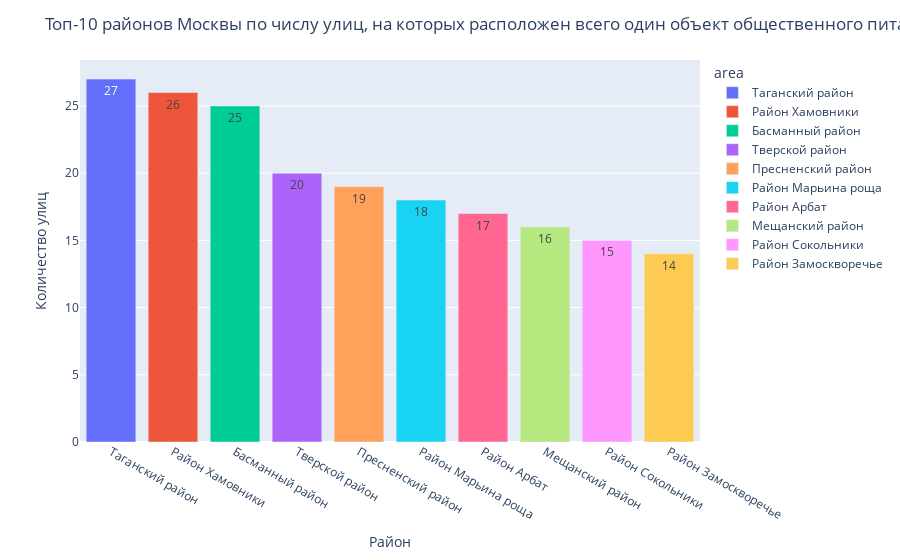

The code cell stored with this chart in its notebook:
### Markdown cell above
Для наглядности перенесем полученные данные на график.

### Code cell
# создание графика на основе таблицы one_object_name_with_district_top
fig = px.bar(one_object_name_with_district_top, x='area', y='street', text='street', color = 'area')
fig.update_layout(
    title='Топ-10 районов Москвы по числу улиц, на которых расположен всего один объект общественного питания',
    xaxis_title="Район",
    yaxis_title="Количество улиц")
fig.show()

### Figure 1 — Plotly figure (JSON) as saved in the notebook; plotly's stock layout.template omitted (floating-point values rounded to 4 significant figures)
{"data": [{"alignmentgroup": "True", "hovertemplate": "area=%{x}<br>street=%{text}<extra></extra>", "legendgroup": "Таганский район", "marker": {"color": "#636efa", "pattern": {"shape": ""}}, "name": "Таганский район", "offsetgroup": "Таганский район", "orientation": "v", "showlegend": true, "text": [27], "textposition": "auto", "type": "bar", "x": ["Таганский район"], "xaxis": "x", "y": [27], "yaxis": "y"}, {"alignmentgroup": "True", "hovertemplate": "area=%{x}<br>street=%{text}<extra></extra>", "legendgroup": "Район Хамовники", "marker": {"color": "#EF553B", "pattern": {"shape": ""}}, "name": "Район Хамовники", "offsetgroup": "Район Хамовники", "orientation": "v", "showlegend": true, "text": [26], "textposition": "auto", "type": "bar", "x": ["Район Хамовники"], "xaxis": "x", "y": [26], "yaxis": "y"}, {"alignmentgroup": "True", "hovertemplate": "area=%{x}<br>street=%{text}<extra></extra>", "legendgroup": "Басманный район", "marker": {"color": "#00cc96", "pattern": {"shape": ""}}, "name": "Басманный район", "offsetgroup": "Басманный район", "orientation": "v", "showlegend": true, "text": [25], "textposition": "auto", "type": "bar", "x": ["Басманный район"], "xaxis": "x", "y": [25], "yaxis": "y"}, {"alignmentgroup": "True", "hovertemplate": "area=%{x}<br>street=%{text}<extra></extra>", "legendgroup": "Тверской район", "marker": {"color": "#ab63fa", "pattern": {"shape": ""}}, "name": "Тверской район", "offsetgroup": "Тверской район", "orientation": "v", "showlegend": true, "text": [20], "textposition": "auto", "type": "bar", "x": ["Тверской район"], "xaxis": "x", "y": [20], "yaxis": "y"}, {"alignmentgroup": "True", "hovertemplate": "area=%{x}<br>street=%{text}<extra></extra>", "legendgroup": "Пресненский район", "marker": {"color": "#FFA15A", "pattern": {"shape": ""}}, "name": "Пресненский район", "offsetgroup": "Пресненский район", "orientation": "v", "showlegend": true, "text": [19], "textposition": "auto", "type": "bar", "x": ["Пресненский район"], "xaxis": "x", "y": [19], "yaxis": "y"}, {"alignmentgroup": "True", "hovertemplate": "area=%{x}<br>street=%{text}<extra></extra>", "legendgroup": "Район Марьина роща", "marker": {"color": "#19d3f3", "pattern": {"shape": ""}}, "name": "Район Марьина роща", "offsetgroup": "Район Марьина роща", "orientation": "v", "showlegend": true, "text": [18], "textposition": "auto", "type": "bar", "x": ["Район Марьина роща"], "xaxis": "x", "y": [18], "yaxis": "y"}, {"alignmentgroup": "True", "hovertemplate": "area=%{x}<br>street=%{text}<extra></extra>", "legendgroup": "Район Арбат", "marker": {"color": "#FF6692", "pattern": {"shape": ""}}, "name": "Район Арбат", "offsetgroup": "Район Арбат", "orientation": "v", "showlegend": true, "text": [17], "textposition": "auto", "type": "bar", "x": ["Район Арбат"], "xaxis": "x", "y": [17], "yaxis": "y"}, {"alignmentgroup": "True", "hovertemplate": "area=%{x}<br>street=%{text}<extra></extra>", "legendgroup": "Мещанский район", "marker": {"color": "#B6E880", "pattern": {"shape": ""}}, "name": "Мещанский район", "offsetgroup": "Мещанский район", "orientation": "v", "showlegend": true, "text": [16], "textposition": "auto", "type": "bar", "x": ["Мещанский район"], "xaxis": "x", "y": [16], "yaxis": "y"}, {"alignmentgroup": "True", "hovertemplate": "area=%{x}<br>street=%{text}<extra></extra>", "legendgroup": "Район Сокольники", "marker": {"color": "#FF97FF", "pattern": {"shape": ""}}, "name": "Район Сокольники", "offsetgroup": "Район Сокольники", "orientation": "v", "showlegend": true, "text": [15], "textposition": "auto", "type": "bar", "x": ["Район Сокольники"], "xaxis": "x", "y": [15], "yaxis": "y"}, {"alignmentgroup": "True", "hovertemplate": "area=%{x}<br>street=%{text}<extra></extra>", "legendgroup": "Район Замоскворечье", "marker": {"color": "#FECB52", "pattern": {"shape": ""}}, "name": "Район Замоскворечье", "offsetgroup": "Район Замоскворечье", "orientation": "v", "showlegend": true, "text": [14], "textposition": "auto", "type": "bar", "x": ["Район Замоскворечье"], "xaxis": "x", "y": [14], "yaxis": "y"}], "layout": {"barmode": "relative", "legend": {"title": {"text": "area"}, "tracegroupgap": 0}, "margin": {"t": 60}, "title": {"text": "Топ-10 районов Москвы по числу улиц, на которых расположен всего один объект общественного питания"}, "xaxis": {"anchor": "y", "categoryarray": ["Таганский район", "Район Хамовники", "Басманный район", "Тверской район", "Пресненский район", "Район Марьина роща", "Район Арбат", "Мещанский район", "Район Сокольники", "Район Замоскворечье"], "categoryorder": "array", "domain": [0, 1], "title": {"text": "Район"}}, "yaxis": {"anchor": "x", "domain": [0, 1], "title": {"text": "Количество улиц"}}}}
